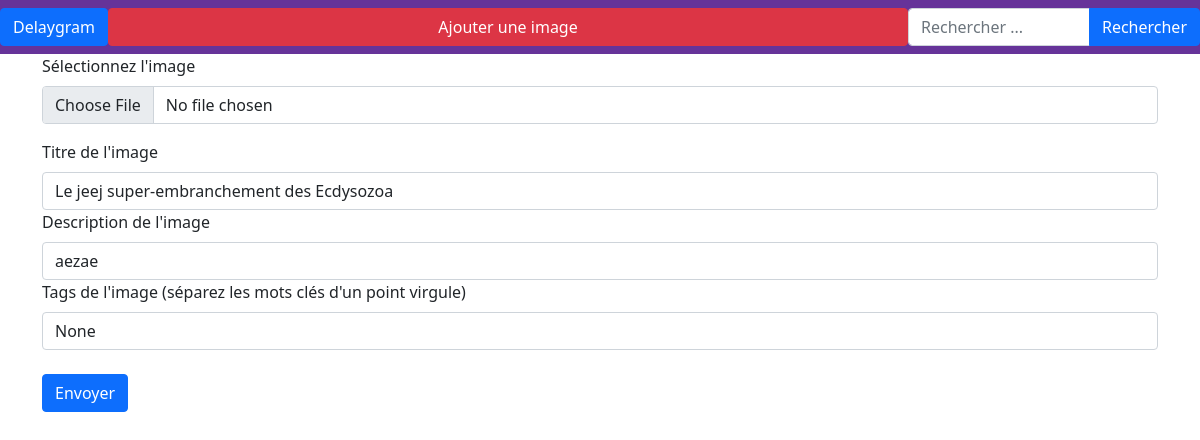
/posts/edit/1, run on an earlier commit of the app's database.
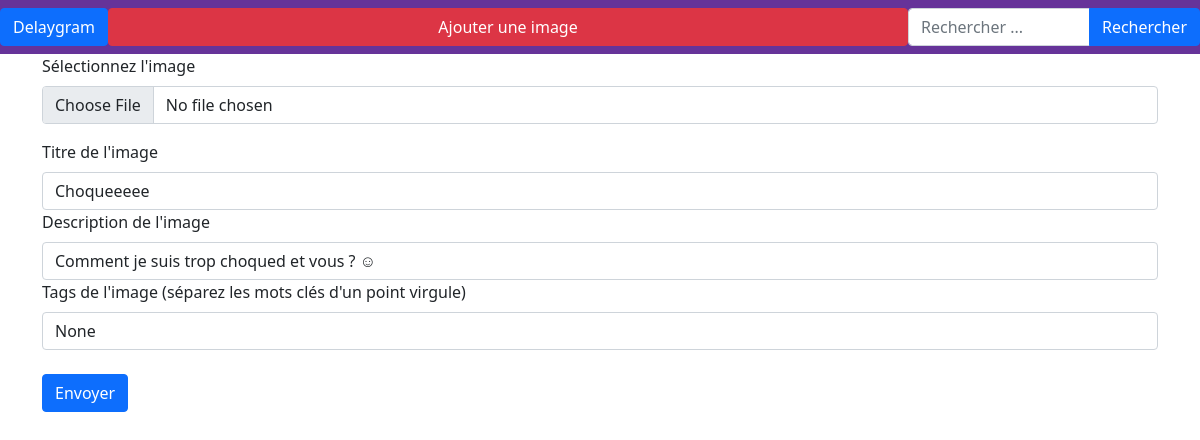
And on a later commit of the database.
### database/models.py (models this page shows)
class Post(db.Model):
    id = db.Column(db.Integer, primary_key=True)
    title = db.Column(db.Text)
    content = db.Column(db.Text)
    image_data = db.Column(db.BLOB)
    user_id = db.Column(db.Integer, db.ForeignKey('user.id'))
    comments = db.relationship('Comment', back_populates='post')
    tags = db.Column(db.Text)

### app.py (the view)
@app.route("/posts/edit/", methods=["GET", "POST"])
@app.route("/posts/edit/<post_id>", methods=["GET", "POST"])
def create_or_process_post(post_id=None):
    post = database.models.Post.query.filter_by(id=post_id).first()
    form = request.form
    if request.method=='POST':
        file = request.files['file']
        if file.filename=='':
            file=None
    else :
        file=None
    if file != None:
        if post is None:
            post = database.models.Post()
        post.user_id = 1
        post.title = form.get("title","")
        post.content = form.get("description","")
        post.image_data = base64.b64encode(file.read())
        db.session.add(post)
        db.session.commit()
        return flask.redirect(flask.url_for('index'))
    else:
        return flask.render_template('edit_post_form.html.jinja2', form=form, post=post)

### templates/edit_post_form.html.jinja2
{% extends "layout.html.jinja2" %}
{% from "forms.html.jinja2" import render_field %}
{% block body %}
    <form action="{{ url_for("create_or_process_post", post_id=post.id) }}" method="post" enctype="multipart/form-data">
        <div class="mb-3">
            <label for="formFile" class="form-label">Sélectionnez l'image</label>
            <input class="form-control" name="file" type="file" id="formFile">
        </div>
        <div>
            <label for="description" class="form-label">Titre de l'image</label>
            <input type = "text" name="title" id = "title" placeholder="Mon image" class = "form-control" value="{{ post.title }}">
        </div>
        <div>
            <label for="description" class="form-label">Description de l'image</label>
            <input type = "text" name="description" id = "description" placeholder ="Description de mon image" class = "form-control" value="{{ post.content }}">
        </div>
        <div>
            <label for="tags" class ="form-label">Tags de l'image (séparez les mots clés d'un point virgule)</label>
            <input type ="text" name="tags" id = "tags" class="form-control" placeholder="image;croissant;kiwi;le bon vieux temps;" value="{{ post.tags }}">
        </div>
        <br>
        <div class = "mb-3">
            <button type = "submit" class = "btn btn-primary"> Envoyer</button>
        </div>
    </form>
{% endblock %}

### templates/layout.html.jinja2 (shortened to what this page needs)
<!DOCTYPE html>
<html>
    <head>
	    <link href="https://cdn.jsdelivr.net/npm/bootstrap@5.0.0-beta1/dist/css/bootstrap.min.css" rel="stylesheet">
       <link rel= "stylesheet" type= "text/css" href= "{{ url_for('static',filename='index.css') }}">
    </head>
    <body>
    <nav class="navbar navbar-expand-lg navbar-dark" style = "background-color:rebeccapurple">
        <div class="d-grid col">
                <a href="{{ url_for("index") }}" class = "btn btn-primary" role="button">Delaygram </a>
        </div>
        <div class="d-grid col-8">
            <a href="{{ url_for("create_or_process_post")}}" class="btn btn-danger " role ="button" id="2">Ajouter une image</a>
        </div>
        <form action="{{ url_for("search") }}" method="post">
            <div class="input-group col">
              <input type="text" class="form-control" placeholder="Rechercher ..." name="search_string" aria-describedby="button-addon2">
              <button type = "submit" class = "btn btn-primary"> Rechercher</button>            </div>
        </form>
    </nav>
    <div class="container">
        <main class="main-content">
        {% block body %}
        {% endblock %}
        </main>
    </div>
    </body>
</html>

### static/index.css (style rules this page uses)
body { background-color: white; }

What changed in the data, as far as the page shows it:
changed Post "None": title "Le jeej super-embranchement des Ecdysozoa" → "Choqueeeee"; description "aezae" → "Comment je suis trop choqued et vous ? ☺"
